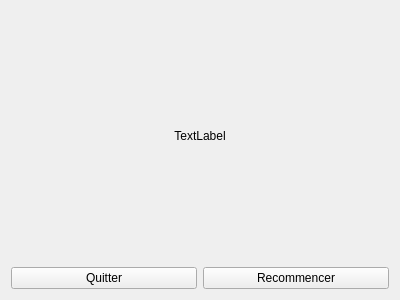
<?xml version="1.0" encoding="UTF-8"?>
<ui version="4.0">
 <class>GameOverWindow</class>
 <widget class="QWidget" name="GameOverWindow">
  <property name="geometry">
   <rect>
    <x>0</x>
    <y>0</y>
    <width>400</width>
    <height>300</height>
   </rect>
  </property>
  <property name="windowTitle">
   <string>Form</string>
  </property>
  <layout class="QVBoxLayout" name="verticalLayout">
   <item>
    <widget class="QLabel" name="label">
     <property name="text">
      <string>TextLabel</string>
     </property>
     <property name="alignment">
      <set>Qt::AlignCenter</set>
     </property>
    </widget>
   </item>
   <item>
    <layout class="QHBoxLayout" name="horizontalLayout">
     <item>
      <widget class="QPushButton" name="pbClose">
       <property name="text">
        <string>Quitter</string>
       </property>
      </widget>
     </item>
     <item>
      <widget class="QPushButton" name="pbReplay">
       <property name="text">
        <string>Recommencer</string>
       </property>
      </widget>
     </item>
    </layout>
   </item>
  </layout>
 </widget>
 <resources/>
 <connections>
  <connection>
   <sender>pbReplay</sender>
   <signal>clicked()</signal>
   <receiver>GameOverWindow</receiver>
   <slot>replay()</slot>
   <hints>
    <hint type="sourcelabel">
     <x>295</x>
     <y>220</y>
    </hint>
    <hint type="destinationlabel">
     <x>300</x>
     <y>153</y>
    </hint>
   </hints>
  </connection>
 </connections>
 <slots>
  <slot>replay()</slot>
 </slots>
</ui>
